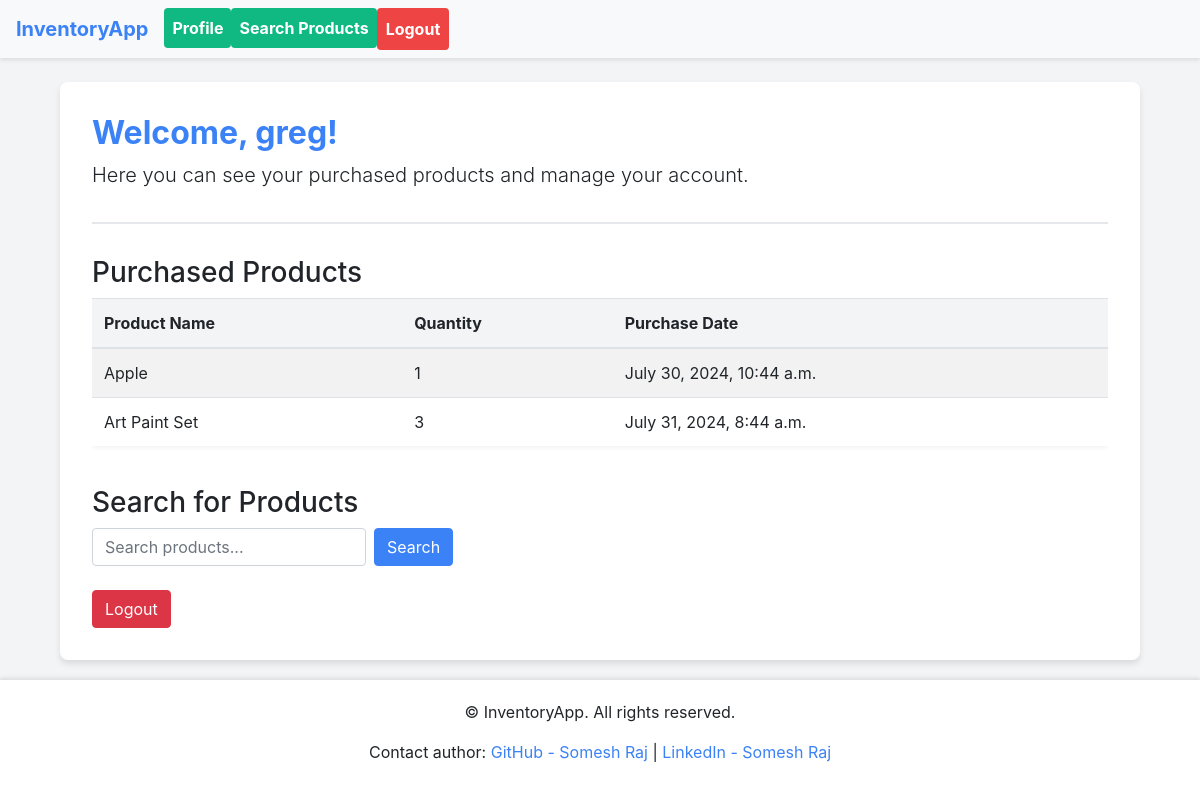
The page /users/profile/ (signed in) on the database its author committed.
### inventory/models.py (models this page shows, shortened)
class Purchase(models.Model):
    user = models.ForeignKey(User, on_delete=models.CASCADE)
    product = models.ForeignKey(Product, on_delete=models.CASCADE)
    quantity = models.PositiveIntegerField()
    date = models.DateTimeField(auto_now_add=True)

class Product(models.Model):
    name = models.CharField(max_length=255)
    description = models.TextField(blank=True, null=True)
    price = models.DecimalField(max_digits=10, decimal_places=2)
    stock = models.PositiveIntegerField(default=0)

### users/views.py (the view)
# urls.py: path('profile/', views.profile, name='profile'),
@login_required
def profile(request):
    user = request.user
    purchases = Purchase.objects.filter(user=user)
    context = {
        'purchases': purchases
    }
    return render(request, 'users/profile.html', context)

### templates/users/profile.html (shortened to what this page needs)
{% extends 'base.html' %}
{% block content %}
<div class="container mt-4">
    <div class="profile-container">
        <div class="profile-header">
            <h2 class="profile-title">Welcome, {{ user.username }}!</h2>
            <p class="lead">Here you can see your purchased products and manage your account.</p>
        </div>
        <div class="mb-4">
            <h3>Purchased Products</h3>
            {% if purchases %}
                <div class="table-responsive">
                    <table class="table table-striped">
                        <thead>
                        <tr>
                            <th>Product Name</th>
                            <th>Quantity</th>
                            <th>Purchase Date</th>
                        </tr>
                        </thead>
                        <tbody>
                        {% for purchase in purchases %}
                            <tr>
                                <td>{{ purchase.product.name }}</td>
                                <td>{{ purchase.quantity }}</td>
                                <td>{{ purchase.date }}</td>
                            </tr>
                        {% endfor %}
                        </tbody>
                    </table>
                </div>
            {% else %}
                <p>No purchased products yet.</p>
            {% endif %}
        </div>
        <div class="mb-4">
            <h3>Search for Products</h3>
            <form action="{% url 'search_products' %}" method="get" class="form-inline">
                <div class="form-group mr-2">
                    <input type="text" name="query" class="form-control" placeholder="Search products..." required>
                </div>
                <button type="submit" class="btn btn-primary">Search</button>
            </form>
        </div>
        <div>
            <form action="{% url 'logout' %}" method="post" class="form-inline">
                <button type="submit" class="btn btn-danger">Logout</button>
            </form>
        </div>
    </div>
</div>
{% endblock %}

### templates/base.html (style rules this page uses)
body { background-color: #f3f4f6; font-family: 'Inter', -apple-system, BlinkMacSystemFont, 'Segoe UI', Roboto, 'Helvetica Neue', Arial, sans-serif; }

### templates/users/profile.html (style rules this page uses)
.profile-container { background-color: #ffffff; border-radius: 8px; box-shadow: 0 4px 6px rgba(0, 0, 0, 0.1); padding: 2rem; }
.profile-header { border-bottom: 2px solid #e5e7eb; padding-bottom: 1rem; margin-bottom: 2rem; }
.profile-title { color: #3b82f6; font-weight: 700; }
.table { box-shadow: 0 2px 4px rgba(0, 0, 0, 0.05); }
.table thead th { background-color: #f3f4f6; }
.btn-primary { background-color: #3b82f6; border-color: #3b82f6; transition: all 0.3s ease; }
.btn-danger { transition: all 0.3s ease; }

### rows shown on the page
Purchase: product.name "Apple", quantity "1", date "July 30, 2024, 10:44 a.m."
Purchase: product.name "Art Paint Set", quantity "3", date "July 31, 2024, 8:44 a.m."

### other values the page prints
{{ user.username }} "greg"
